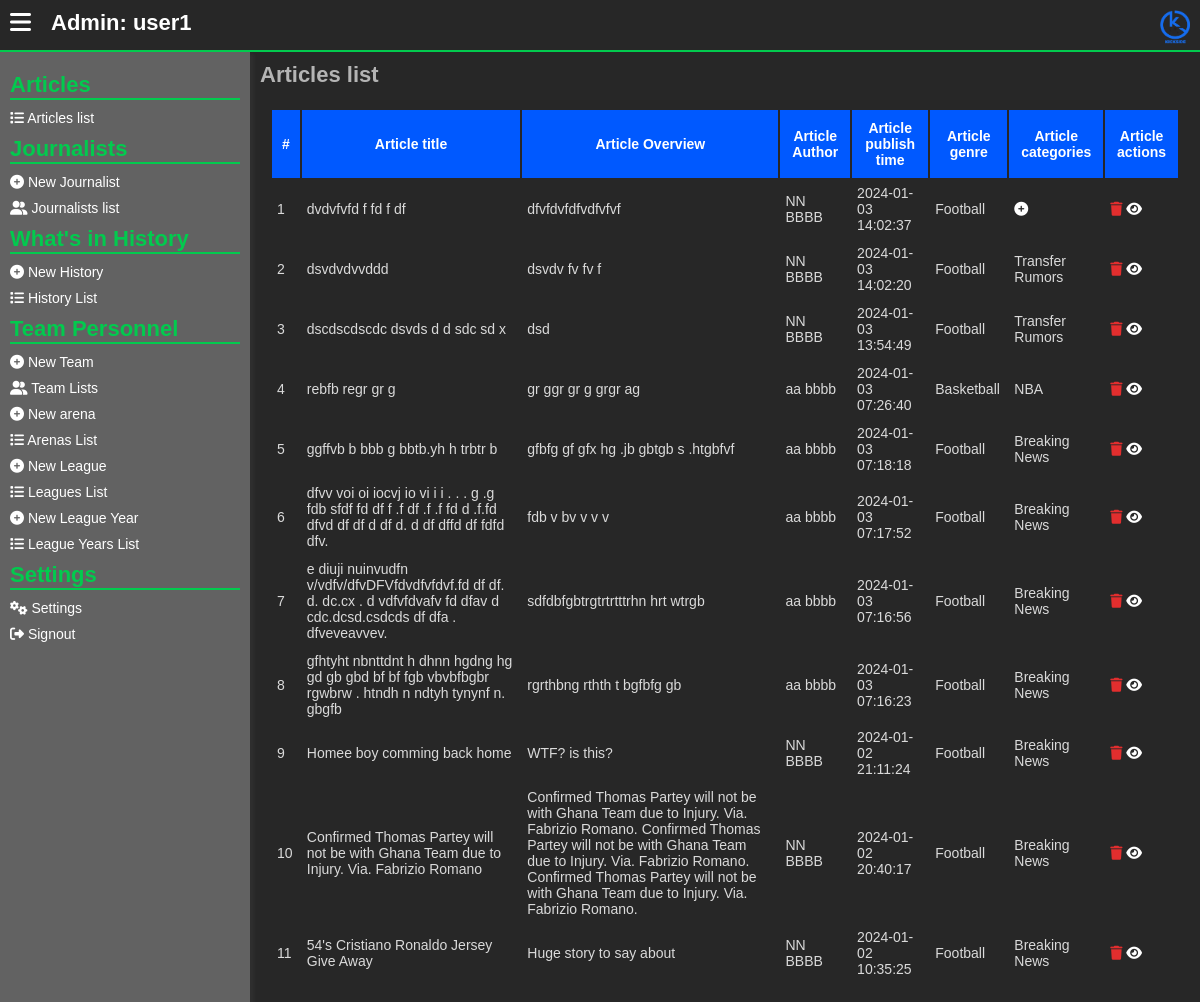
The page /admins/articles-list.php (signed in) on the database as committed earlier.
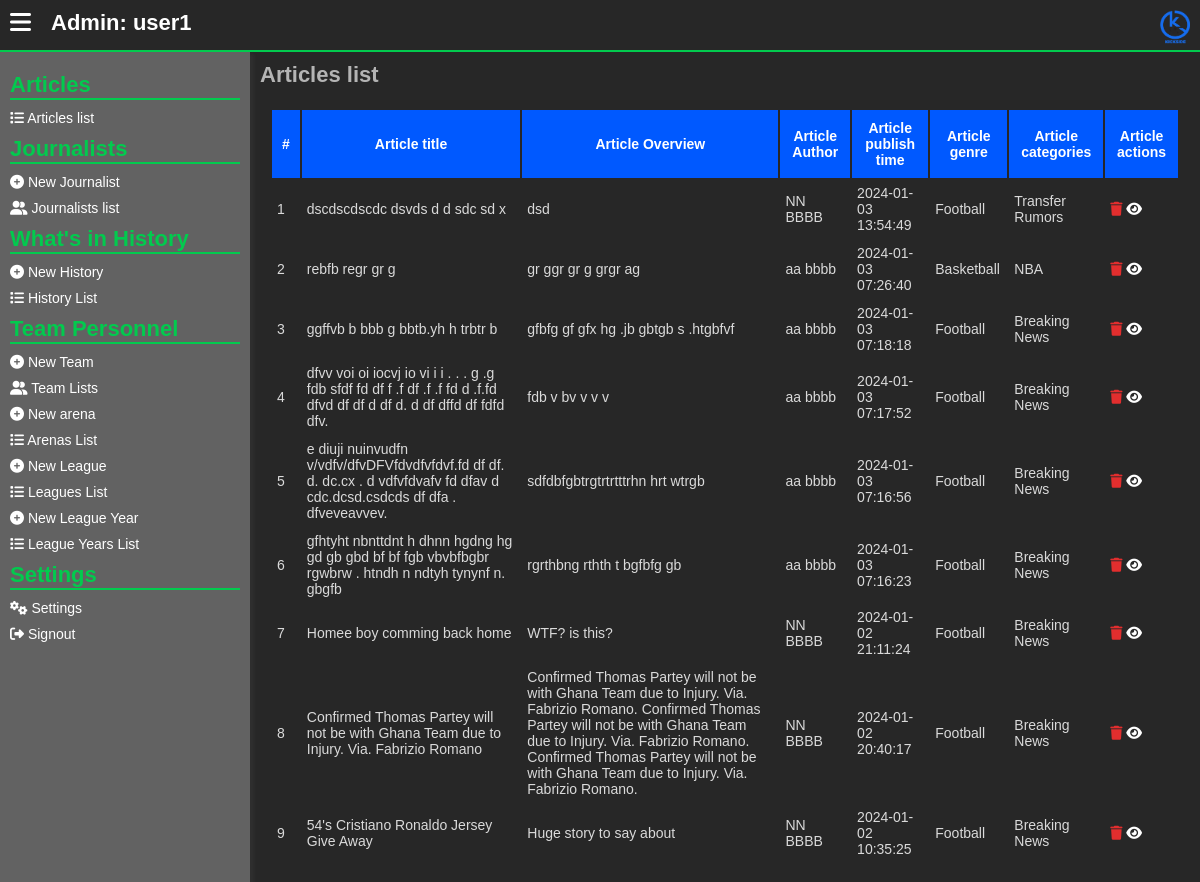
The same page on the database as committed later.
### tables this page shows
CREATE TABLE `news_articles` (
  `article_id` int(11) NOT NULL,
  `article_title` text NOT NULL,
  `article_overview` text NOT NULL,
  `article_poster` text NOT NULL,
  `article_full_details` text NOT NULL,
  `article_author` int(11) NOT NULL,
  `article_genre` int(11) NOT NULL,
  `article_publish_time` text NOT NULL DEFAULT current_timestamp()
);

CREATE TABLE `journalists` (
  `id` int(11) NOT NULL,
  `first_name` varchar(255) NOT NULL,
  `last_name` varchar(255) NOT NULL,
  `user_name` varchar(255) NOT NULL,
  `email` varchar(255) NOT NULL,
  `phone_number` varchar(255) NOT NULL,
  `password` text NOT NULL,
  `display_name` varchar(255) NOT NULL,
  `status` varchar(255) NOT NULL DEFAULT 'Working'
);

CREATE TABLE `genres` (
  `id` int(11) NOT NULL,
  `genre_name` varchar(255) NOT NULL,
  `genre_description` text NOT NULL
);

CREATE TABLE `categories` (
  `id` int(11) NOT NULL,
  `category_name` varchar(255) NOT NULL,
  `category_description` text NOT NULL,
  `genre` int(11) NOT NULL
);

### assets/php/admins/session_checker.php (called while the page is built, shortened)
<?php
    if (!isset($_SESSION['acting_admin_id'])) {
        header("location: signin.php");
    }
    else {
        $acting_admin_id = $_SESSION['acting_admin_id'];
        $check_admin_exists = mysqli_query($server,"SELECT * from
            admins WHERE id = '$acting_admin_id'
        ");
        if (mysqli_num_rows($check_admin_exists) !== 1) {
            header("location: ../admins/signin.php");
        }
        else {
            $get_the_admin_info = mysqli_fetch_array($check_admin_exists);
            $acting_admin_un = $get_the_admin_info["user_name"];
        }
    }
?>

### admins/articles-list.php (the view, shortened to what this page needs)
<?php
include("../assets/php/global/server.php");
include("../assets/php/admins/session_checker.php");
?>
<!DOCTYPE html>
<html lang="en">
<head>
   <link rel="stylesheet" href="../assets/css/back-main.css">
   <link rel="stylesheet" href="https://cdnjs.cloudflare.com/ajax/libs/font-awesome/6.5.1/css/all.min.css"
 />
</head>
<body>
   <main>
      <section class="main-section">
         <?php include("../assets/php/admins/header.php"); ?>
         <div class="hero">
            <?php include("../assets/php/admins/left-nav.php") ?>
            <div class="dashboard">
               <div class="dashboard-cont">
                  <h1>
                     Articles list
                  </h1>
                  <div class="form-row">
                     <table>
                        <thead>
                           <tr>
                              <th>#</th>
                              <th>
                                 Article title
                              </th>
                              <th>
                                 Article Overview
                              </th>
                              <th>
                                 Article Author
                              </th>
                              <th>
                                 Article publish time
                              </th>
                              <th>
                                 Article genre
                              </th>
                              <th>
                                 Article categories
                              </th>
                              <th>
                                 Article actions
                              </th>
                           </tr>
                        </thead>
                        <tbody>
                           <?php
                           $get_All_articles = mysqli_query($server, "SELECT * from
                              news_articles,genres,journalists
                              WHERE
                              news_articles.article_genre = genres.id
                              AND news_articles.article_author = journalists.id
                              ORDER BY article_publish_time DESC
                           ");
                           if (mysqli_num_rows($get_All_articles) < 1) {
                              ?>
                              <tr>
                                 <td colspan="100">
                                    No values found
                                 </td>
                              </tr>
                              <?php
                           } else {
                              $counter = 1;
                              while ($data_All_articles = mysqli_fetch_array($get_All_articles)) {
                                 $article_id = $data_All_articles['article_id'];
                                 ?>
                                 <tr>
                                    <td>
                                       <?php echo $counter++; ?>
                                    </td>
                                    <td>
                                       <?php echo $data_All_articles['article_title']; ?>
                                    </td>
                                    <td>
                                       <?php echo $data_All_articles['article_overview']; ?>
                                    </td>
                                    <td>
                                       <?php echo $data_All_articles['display_name']; ?>
                                    </td>
                                    <td>
                                       <?php echo $data_All_articles['article_publish_time']; ?>
                                    </td>
                                    <td>
                                       <?php echo $data_All_articles['genre_name']; ?>
                                    </td>
                                    <td>
                                       <?php
                                       $check_if_categories_exists = mysqli_query($server, "SELECT * from
                                             news_articles_categories,categories
                                             WHERE article = '$article_id'
                                             AND news_articles_categories.category = categories.id
                                       ");
                                       if (mysqli_num_rows($check_if_categories_exists) < 1) {
                                          ?>
                                          <a href="article-add-category.php?a=<?php echo $data_All_articles['article_id']; ?>"
                                             title="Add an article Category">
                                             <i class="fa fa-plus-circle"></i>
                                          </a>
                                          <?php
                                       } else {
                                          $data_if_cateogry_exists = mysqli_fetch_array($check_if_categories_exists);
                                          echo $data_if_cateogry_exists['category_name'];
                                       }
                                       ?>
                                    </td>
                                    <td>
                                       <button class="deleteArticle delete"
                                          value="<?php echo $data_All_articles['article_id']; ?>" title="Delete article.">
                                          <i class="fa fa-trash"></i>
                                       </button>
                                       <a href="../clients/read.php?a=<?php echo $data_All_articles['article_id']; ?>"
                                          target="_blank" title="Watch the Article live">
                                          <i class="fa fa-eye"></i>
                                       </a>
                                    </td>
                                 </tr>
                                 <?php
                              }
                           }
                           ?>
                        </tbody>
                     </table>
                  </div>
               </div>
            </div>
         </div>
      </section>
   </main>
</body>
</html>

### assets/php/admins/header.php
<header>
   <div class="menu">
      <button id="menu_toggleBTN">
         <i class="fa fa-bars"></i>
      </button>
   </div>
   <div class="username" onclick="location.reload()">
      Admin:
      <?php
         echo $acting_admin_un;
      ?>
   </div>
   <div class="logo">
      <a href="./home.php">
         <img src="../assets/images/KickSide - Logo.png" alt="Kick Side Logo">
      </a>
   </div>
</header>

### assets/php/admins/left-nav.php
<div class="left-nav">
    <div class="left-nav-cont">
        <div class="nav">
            <h2>
                Articles
            </h2>
            <ul>
                <li>
                    <a href="./articles-list.php">
                        <i class="fa fa-list"></i>
                        Articles list
                    </a>
                </li>
            </ul>
        </div>
        <div class="nav">
            <h2>
                Journalists
            </h2>
            <ul>
                <li>
                    <a href="./new-journalist.php">
                        <i class="fa fa-plus-circle"></i>
                        New Journalist
                    </a>
                </li>
                <li>
                    <a href="./journalists-list.php">
                        <i class="fa fa-user-friends"></i>
                        Journalists list
                    </a>
                </li>
            </ul>
        </div>
        <div class="nav">
            <h2>
                What's in History
            </h2>
            <ul>
                <li>
                    <a href="./new-history.php">
                        <i class="fa fa-plus-circle"></i>
                        New History
                    </a>
                </li>
                <li>
                    <a href="./history-list.php">
                        <i class="fa fa-list"></i>
                        History List
                    </a>
                </li>
            </ul>
        </div>
        <div class="nav">
            <h2>
                Team Personnel
            </h2>
            <ul>
                <li>
                    <a href="./new-team.php">
                        <i class="fa fa-plus-circle"></i>
                        New Team
                    </a>
                </li>
                <li>
                    <a href="./teams-list.php">
                        <i class="fa fa-user-friends"></i>
                        Team Lists
                    </a>
                </li>
                <li>
                    <a href="./new-arena.php">
                        <i class="fa fa-plus-circle"></i>
                        New arena
                    </a>
                </li>
                <li>
                    <a href="./arenas-list.php">
                        <i class="fa fa-list"></i>
                        Arenas List
                    </a>
                </li>
                <li>
                    <a href="./new-league.php">
                        <i class="fa fa-plus-circle"></i>
                        New League
                    </a>
                </li>
                <li>
                    <a href="./leagues-list.php">
                        <i class="fa fa-list"></i>
                        Leagues List
                    </a>
                </li>
                <li>
                    <a href="./new-league-year.php">
                        <i class="fa fa-plus-circle"></i>
                        New League Year
                    </a>
                </li>
                <li>
                    <a href="./league-years-list.php">
                        <i class="fa fa-list"></i>
                        League Years List
                    </a>
                </li>
            </ul>
        </div>
        <div class="nav">
            <h2>
                Settings
            </h2>
            <ul>
                <li>
                    <a href="./settings.php">
                        <i class="fa fa-cogs"></i>
                        Settings
                    </a>
                </li>
                <li>
                    <a href="./signout.php">
                        <i class="fa fa-sign-out-alt"></i>
                        Signout
                    </a>
                </li>
            </ul>
        </div>
    </div>
</div>

### assets/css/back-main.css (style rules this page uses)
* { font-size: 14px; margin: 0; padding: 0; text-decoration: none; }
body { font-family: "Gill Sans", "Gill Sans MT", Calibri, "Trebuchet MS", sans-serif; margin: 0; padding: 0; background: #d3d3d357; overflow: hidden; }
button { cursor: pointer; background: transparent; border: 0; }
main { width: 100%; height: 100%; }
section.main-section { height: 100vh; width: 100vw; top: 0; left: 0; position: absolute; background: rgb(39, 39, 39); overflow: hidden; }
section.main-section header { width: 100vw; display: flex; flex-direction: row; margin: 0; padding: 0; height: 50px; border-bottom: 2px solid #02ca4e; }
section.main-section header .menu { padding: 10px; }
section.main-section header .menu button { border: 0; background: transparent; }
section.main-section header .menu button i { font-size: 24px; color: #fff; }
section.main-section header .username { flex: 4; padding: 10px; color: #fff; font-size: 22px; font-weight: bold; user-select: none; cursor: pointer; }
section.main-section header .logo { text-align: right; flex: 2; padding: 10px; }
section.main-section header .logo img { width: 30px; }
section.main-section .hero { width: 100%; display: flex; flex-direction: row; flex-wrap: nowrap; }
section.main-section .hero .left-nav { width: 250px; height: calc(100vh - 50px); background: #d3d3d357; box-shadow: 2px 4px 4px 2px #b4b4b40f; }
section.main-section .hero .left-nav .left-nav-cont { padding: 10px; }
section.main-section .hero .left-nav .left-nav-cont .nav { margin-top: 10px; }
section.main-section .hero .left-nav .left-nav-cont .nav h2 { color: #02ca4e; font-size: 22px; border-bottom: 2px solid #02ca4e; }
section.main-section .hero .left-nav .left-nav-cont .nav ul { list-style: none; display: flex; flex-direction: column; }
section.main-section .hero .left-nav .left-nav-cont .nav ul li { margin-top: 10px; }
section.main-section .hero .left-nav .left-nav-cont .nav ul li a { color: #fff; }
section.main-section .dashboard { height: calc(100vh - 50px); overflow: auto; flex: 1; }
section.main-section .dashboard .dashboard-cont { padding: 10px; }
section.main-section .dashboard .dashboard-cont h1 { color: #b4b4b4; font-size: 22px; }
section.main-section .dashboard .form-row { margin-top: 10px; padding: 10px; border-radius: 10px; }
section.main-section .dashboard .form-row table { width: auto; }
section.main-section .dashboard .form-row table thead { background: #0059ff; color: #fff; }
section.main-section .dashboard .form-row table thead th { padding: 10px; }
section.main-section .dashboard .form-row table tbody td { color: #dadada; padding: 5px; }
section.main-section .dashboard .form-row table tbody td a { background: transparent; border: 0; outline: 0; color: #fff; }
section.main-section .dashboard .form-row table tbody td .delete i { color: #e22e2e; }

Rows that differ between the two databases and show on the page:
removed news_articles: article_title "dvdvfvfd f fd f df", article_overview "dfvfdvfdfvdfvfvf", article_author.display_name "NN BBBB", article_publish_time "2024-01-03 14:02:37", article_genre.genre_name "Football", $data_All_articles['article_id'] 18 (drawn)
removed news_articles: article_title "dsvdvdvvddd", article_overview "dsvdv fv fv f", article_author.display_name "NN BBBB", article_publish_time "2024-01-03 14:02:20", article_genre.genre_name "Football", categories.category_name "Transfer Rumors", $data_All_articles['article_id'] 17 (drawn)
